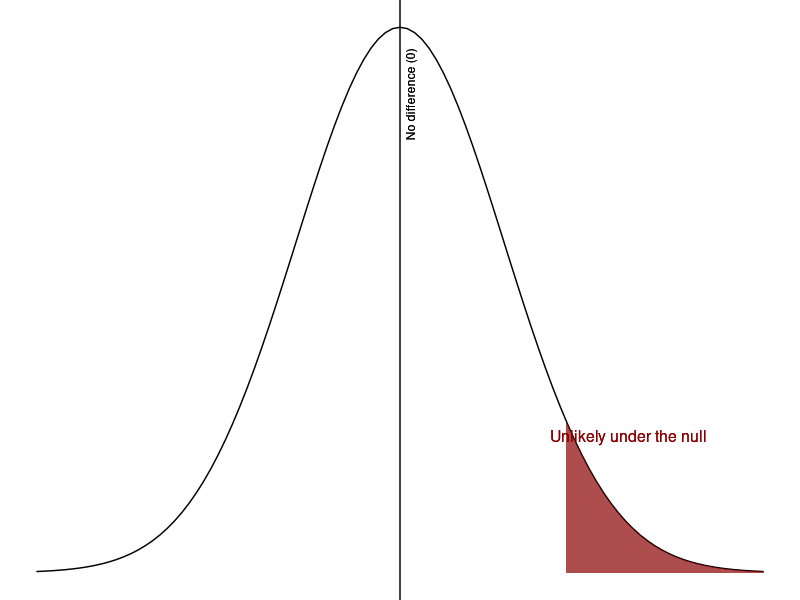

This chart was generated by the following R code:
## ---- chunk 1
library(tidyverse)

ggplot(data.frame(x = c(-3.5, 3.5)), aes(x = x)) +
  stat_function(fun = dnorm, args = list(mean = 0, sd = 1)) +
  stat_function(fun = dnorm,
                args = list(mean = 0, sd = 1),
                xlim = c(1.6, 3.5),
                geom = "area",
                fill = "darkred",
                alpha = 0.7) +
  geom_vline(xintercept = 0, color = "black") +
  geom_text(aes(x = 0.1, y = .35, label = "No difference (0)"),
            angle = 90, size = 3) +
  geom_text(aes(x = 2.2, y = .1, label = "Unlikely under the null"),
            color = "darkred", size = 4) +
  theme_void()
